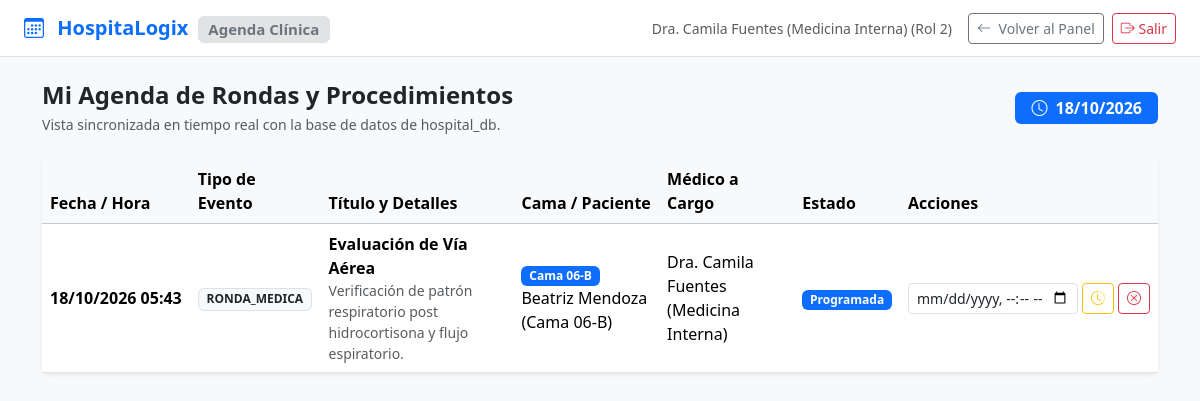
Page /backend-php/agenda/calendario.php (signed in) on the committed database.
### tables this page shows
CREATE TABLE `citas_agenda` (
    `id` INT UNSIGNED AUTO_INCREMENT PRIMARY KEY,
    `paciente_id` INT UNSIGNED NOT NULL,
    `medico_id` INT UNSIGNED NOT NULL,
    `tipo_evento` ENUM('RONDA_MEDICA', 'TERAPIA_KINESIOLOGIA', 'ADMINISTRACION_ENDOMED', 'CURACION', 'CONTROL_POST_ALTA') NOT NULL,
    `titulo` VARCHAR(150) NOT NULL,
    `descripcion` TEXT NULL,
    `fecha_inicio` DATETIME NOT NULL,
    `fecha_fin` DATETIME NOT NULL,
    `estado` ENUM('PROGRAMADA', 'EN_CURSO', 'COMPLETADA', 'CANCELADA', 'REASIGNADA') NOT NULL DEFAULT 'PROGRAMADA',
    `creado_en` TIMESTAMP DEFAULT CURRENT_TIMESTAMP,
    CONSTRAINT `fk_agenda_paciente` FOREIGN KEY (`paciente_id`) REFERENCES `pacientes_detalle` (`id`) ON DELETE CASCADE,
    CONSTRAINT `fk_agenda_medico` FOREIGN KEY (`medico_id`) REFERENCES `usuarios` (`id`) ON DELETE RESTRICT
);

CREATE TABLE `pacientes_detalle` (
    `id` INT UNSIGNED AUTO_INCREMENT PRIMARY KEY,
    `usuario_id` INT UNSIGNED NOT NULL UNIQUE,
    `numero_cama` VARCHAR(20) NOT NULL,
    `diagnostico_ingreso` TEXT NOT NULL,
    `fecha_ingreso` DATETIME NOT NULL DEFAULT CURRENT_TIMESTAMP,
    `grupo_sanguineo` VARCHAR(10) DEFAULT 'O+',
    `alergias` VARCHAR(255) DEFAULT 'Ninguna conocida',
    `estado_automata` ENUM(
        'q0',
        'q1',
        'q2',
        'q3',
        'q4',
        'q5'
    ) NOT NULL DEFAULT 'q2',
    `medico_asignado_id` INT UNSIGNED NULL,
    `tiempo_estimado_alta` DATETIME NULL,
    CONSTRAINT `fk_pacientes_usuario` FOREIGN KEY (`usuario_id`) REFERENCES `usuarios` (`id`) ON DELETE CASCADE,
    CONSTRAINT `fk_pacientes_medico` FOREIGN KEY (`medico_asignado_id`) REFERENCES `usuarios` (`id`) ON DELETE SET NULL
);

CREATE TABLE `usuarios` (
    `id` INT UNSIGNED AUTO_INCREMENT PRIMARY KEY,
    `rol_id` INT UNSIGNED NOT NULL,
    `nombre_completo` VARCHAR(150) NOT NULL,
    `email` VARCHAR(120) NOT NULL UNIQUE,
    `password_hash` VARCHAR(255) NOT NULL,
    `rut_dni` VARCHAR(20) NOT NULL UNIQUE,
    `telefono` VARCHAR(25) NULL,
    `activo` TINYINT(1) DEFAULT 1,
    `creado_en` TIMESTAMP DEFAULT CURRENT_TIMESTAMP,
    `actualizado_en` TIMESTAMP DEFAULT CURRENT_TIMESTAMP ON UPDATE CURRENT_TIMESTAMP,
    CONSTRAINT `fk_usuarios_rol` FOREIGN KEY (`rol_id`) REFERENCES `roles` (`id`) ON DELETE RESTRICT
);

### backend-php/agenda/calendario.php (the view, shortened to what this page needs)
<?php
$pdo = Database::getConnection();
$rolId = (int) $_SESSION['rol_id'];
$usuarioId = (int) $_SESSION['usuario_id'];
if ($rolId === ROL_ADMIN) {
    $stmt = $pdo->query("
        SELECT c.*, p.numero_cama, u_pac.nombre_completo AS paciente_nombre, u_med.nombre_completo AS medico_nombre
        FROM citas_agenda c
        JOIN pacientes_detalle p ON c.paciente_id = p.id
        JOIN usuarios u_pac ON p.usuario_id = u_pac.id
        JOIN usuarios u_med ON c.medico_id = u_med.id
        ORDER BY c.fecha_inicio ASC
    ");
    $eventos = $stmt->fetchAll();
} elseif ($rolId === ROL_MEDICO) {
    $stmt = $pdo->prepare("
        SELECT c.*, p.numero_cama, u_pac.nombre_completo AS paciente_nombre, u_med.nombre_completo AS medico_nombre
        FROM citas_agenda c
        JOIN pacientes_detalle p ON c.paciente_id = p.id
        JOIN usuarios u_pac ON p.usuario_id = u_pac.id
        JOIN usuarios u_med ON c.medico_id = u_med.id
        WHERE c.medico_id = ?
        ORDER BY c.fecha_inicio ASC
    ");
    $stmt->execute([$usuarioId]);
    $eventos = $stmt->fetchAll();
}
?>
<!DOCTYPE html>
<html lang="es">
<head>
    <link href="https://cdn.jsdelivr.net/npm/bootstrap@5.3.3/dist/css/bootstrap.min.css" rel="stylesheet">
    <link rel="stylesheet" href="https://cdn.jsdelivr.net/npm/bootstrap-icons@1.11.3/font/bootstrap-icons.min.css">
</head>
<body class="bg-light">
<nav class="navbar navbar-expand-lg bg-white border-bottom py-2">
    <div class="container-fluid px-4">
        <a class="navbar-brand fw-bold text-primary" href="#">
            <i class="bi bi-calendar3 me-2"></i> HospitaLogix <span class="badge bg-secondary-subtle text-secondary border ms-1">Agenda Clínica</span>
        </a>
        <div class="d-flex align-items-center gap-2">
            <span class="small text-muted me-2"><?= htmlspecialchars($_SESSION['nombre_completo']) ?> (Rol <?= $rolId ?>)</span>
            <a href="javascript:history.back()" class="btn btn-outline-secondary btn-sm"><i class="bi bi-arrow-left me-1"></i> Volver al Panel</a>
            <a href="/backend-php/auth/logout.php" class="btn btn-outline-danger btn-sm"><i class="bi bi-box-arrow-right"></i> Salir</a>
        </div>
    </div>
</nav>
<div class="container py-4">
    <div class="d-flex justify-content-between align-items-center mb-4">
        <div>
            <h4 class="fw-bold mb-1">
                <?php if ($rolId === ROL_ADMIN): ?>
                    Programación General de Sala Post-Urgencias
                <?php elseif ($rolId === ROL_MEDICO): ?>
                    Mi Agenda de Rondas y Procedimientos
                <?php else: ?>
                    Mi Cronograma de Terapias y Medicamentos
                <?php endif; ?>
            </h4>
            <p class="text-muted small mb-0">Vista sincronizada en tiempo real con la base de datos de hospital_db.</p>
        </div>
        <span class="badge bg-primary fs-6 px-3 py-2"><i class="bi bi-clock me-1"></i> <?= date('d/m/Y') ?></span>
    </div>
    <div class="card border-0 shadow-sm">
        <div class="table-responsive">
            <table class="table table-hover align-middle mb-0">
                <thead class="table-light">
                    <tr>
                        <th>Fecha / Hora</th>
                        <th>Tipo de Evento</th>
                        <th>Título y Detalles</th>
                        <th>Cama / Paciente</th>
                        <th>Médico a Cargo</th>
                        <th>Estado</th>
                        <?php if ($rolId !== ROL_PACIENTE): ?>
                            <th>Acciones</th>
                        <?php endif; ?>
                    </tr>
                </thead>
                <tbody>
                    <?php if (empty($eventos)): ?>
                        <tr>
                            <td colspan="7" class="text-center py-4 text-muted">No se registran eventos agendados para este período.</td>
                        </tr>
                    <?php else: ?>
                        <?php foreach ($eventos as $ev): ?>
                            <tr>
                                <td class="tabular-nums fw-semibold text-nowrap">
                                    <?= date('d/m/Y H:i', strtotime($ev['fecha_inicio'])) ?>
                                </td>
                                <td>
                                    <span class="badge bg-light text-dark border"><?= htmlspecialchars($ev['tipo_evento']) ?></span>
                                </td>
                                <td>
                                    <strong><?= htmlspecialchars($ev['titulo']) ?></strong>
                                    <?php if (!empty($ev['descripcion'])): ?>
                                        <div class="small text-muted"><?= htmlspecialchars($ev['descripcion']) ?></div>
                                    <?php endif; ?>
                                </td>
                                <td>
                                    <span class="badge bg-primary me-1"><?= htmlspecialchars($ev['numero_cama']) ?></span>
                                    <?= htmlspecialchars($ev['paciente_nombre']) ?>
                                </td>
                                <td><?= htmlspecialchars($ev['medico_nombre']) ?></td>
                                <td>
                                    <?php if ($ev['estado'] === 'PROGRAMADA'): ?>
                                        <span class="badge bg-primary">Programada</span>
                                    <?php elseif ($ev['estado'] === 'REASIGNADA'): ?>
                                        <span class="badge bg-warning text-dark">Reasignada</span>
                                    <?php elseif ($ev['estado'] === 'CANCELADA'): ?>
                                        <span class="badge bg-danger">Cancelada</span>
                                    <?php else: ?>
                                        <span class="badge bg-success">Completada</span>
                                    <?php endif; ?>
                                </td>
                                <?php if ($rolId !== ROL_PACIENTE): ?>
                                    <td>
                                        <?php if ($ev['estado'] === 'PROGRAMADA' || $ev['estado'] === 'REASIGNADA'): ?>
                                            <form method="POST" class="d-inline-flex gap-1 align-items-center">
                                                <input type="datetime-local" name="nueva_fecha_inicio" class="form-control form-control-sm" style="width: 170px;">
                                                <button type="submit" name="accion_cita" value="reasignar" class="btn btn-outline-warning btn-sm" title="Reasignar"><i class="bi bi-clock-history"></i></button>
                                                <button type="submit" name="accion_cita" value="cancelar" class="btn btn-outline-danger btn-sm" title="Cancelar"><i class="bi bi-x-circle"></i></button>
                                            </form>
                                        <?php else: ?>
                                            <span class="text-muted small">Cerrado</span>
                                        <?php endif; ?>
                                    </td>
                                <?php endif; ?>
                            </tr>
                        <?php endforeach; ?>
                    <?php endif; ?>
                </tbody>
            </table>
        </div>
    </div>
</div>
</body>
</html>

### backend-php/agenda/calendario.php (style rules this page uses)
.tabular-nums { font-variant-numeric: tabular-nums; }

### rows in the picture
citas_agenda: fecha_inicio "18/10/2026 05:43", tipo_evento "RONDA_MEDICA", titulo "Evaluación de Vía Aérea", descripcion "Verificación de patrón respiratorio post hidrocortisona y flujo espiratorio.", paciente.numero_cama "Cama 06-B", usuarios.nombre_completo "Beatriz Mendoza (Cama 06-B)", medico.nombre_completo "Dra. Camila Fuentes (Medicina Interna)", estado "Programada"

### other values in the picture
$_SESSION['nombre_completo'] "Dra. Camila Fuentes (Medicina Interna)"
$rolId "2"
